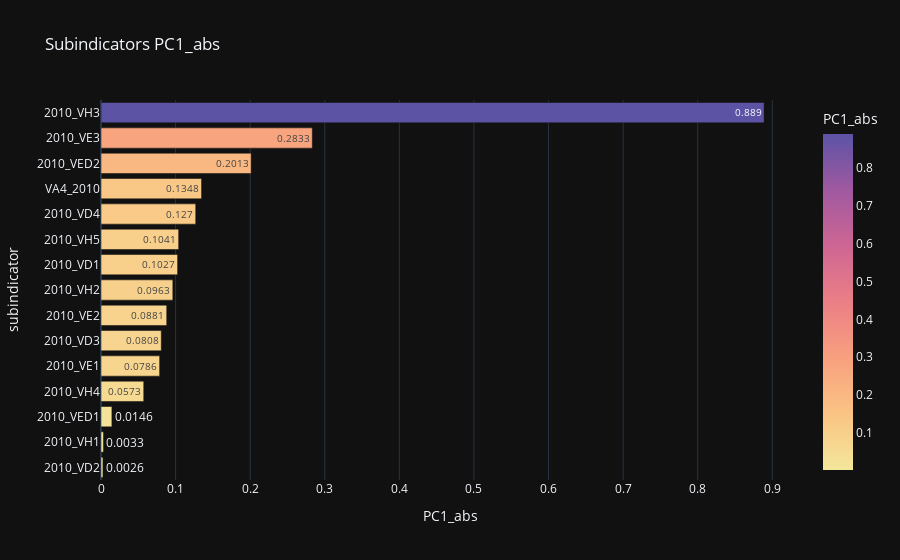

Notebook cell for this chart:
### Markdown cell above
### Principal Component Analysis (PCA)

### Code cell
# PCA is used to understand which variables explain most of the variance
# in the data, identifying the most influential indicators.

ranking = calculate_pca(df_processed)
ranking_chart = px.bar(
  x=ranking.index, 
  y=ranking["PC1_abs"],
  title="Variable Ranking by Influence on PC1"
)
ranking_chart.show()

### Figure 1 — Plotly figure (JSON) as saved in the notebook; plotly's stock layout.template omitted (floating-point values rounded to 4 significant figures)
{"data": [{"hovertemplate": "PC1_abs=%{marker.color}<br>subindicator=%{y}<extra></extra>", "legendgroup": "", "marker": {"color": [0.0026, 0.0033, 0.0146, 0.0573, 0.0786, 0.0808, 0.0881, 0.0963, 0.1027, 0.1041, 0.127, 0.1348, 0.2013, 0.2833, 0.889], "coloraxis": "coloraxis", "pattern": {"shape": ""}}, "name": "", "orientation": "h", "showlegend": false, "textposition": "auto", "texttemplate": "%{x}", "type": "bar", "x": [0.0026, 0.0033, 0.0146, 0.0573, 0.0786, 0.0808, 0.0881, 0.0963, 0.1027, 0.1041, 0.127, 0.1348, 0.2013, 0.2833, 0.889], "xaxis": "x", "y": ["2010_VD2", "2010_VH1", "2010_VED1", "2010_VH4", "2010_VE1", "2010_VD3", "2010_VE2", "2010_VH2", "2010_VD1", "2010_VH5", "2010_VD4", "VA4_2010", "2010_VED2", "2010_VE3", "2010_VH3"], "yaxis": "y"}], "layout": {"barmode": "relative", "coloraxis": {"colorbar": {"title": {"text": "PC1_abs"}}, "colorscale": [[0, "rgb(243, 231, 155)"], [0.1667, "rgb(250, 196, 132)"], [0.3333, "rgb(248, 160, 126)"], [0.5, "rgb(235, 127, 134)"], [0.6667, "rgb(206, 102, 147)"], [0.8333, "rgb(160, 89, 160)"], [1, "rgb(92, 83, 165)"]]}, "legend": {"tracegroupgap": 0}, "title": {"text": "Subindicators PC1_abs"}, "xaxis": {"anchor": "y", "domain": [0, 1], "title": {"text": "PC1_abs"}}, "yaxis": {"anchor": "x", "domain": [0, 1], "title": {"text": "subindicator"}}}}
